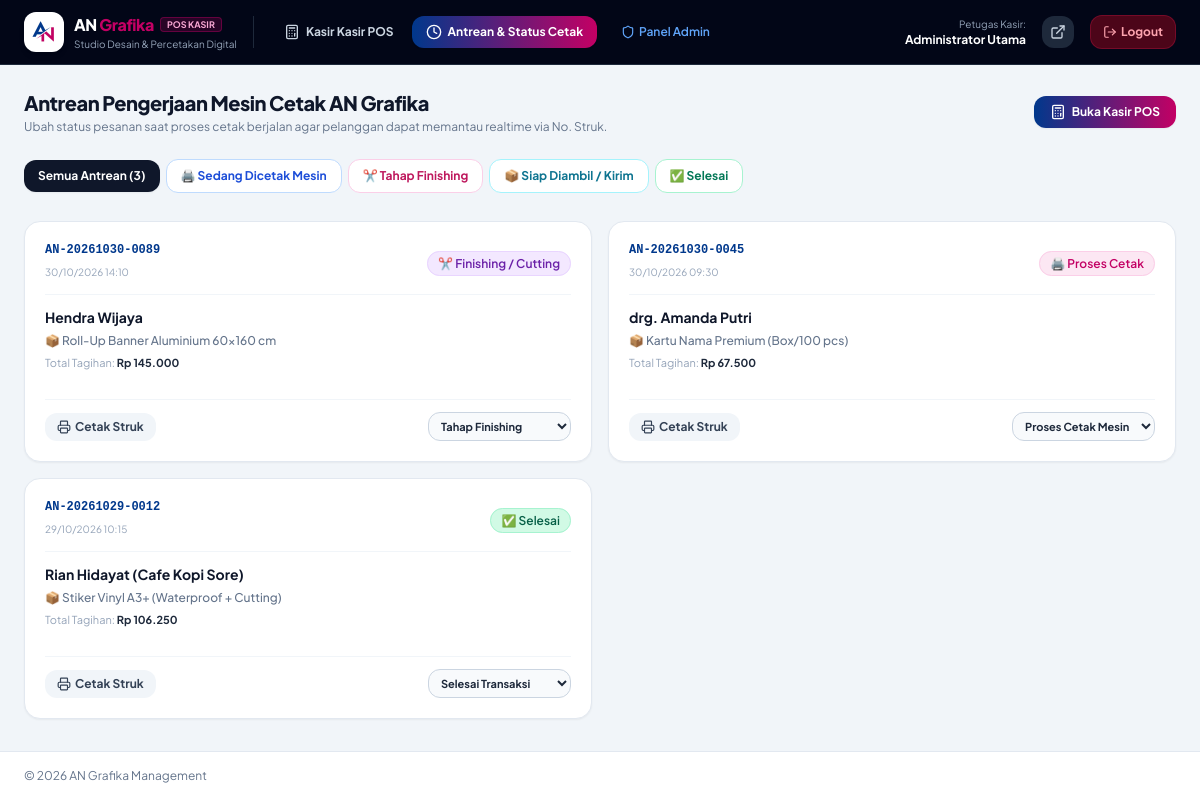
Page /staff/orders.php (signed in) on the committed database.
### tables this page shows
CREATE TABLE `orders` (
  `id` INT AUTO_INCREMENT PRIMARY KEY,
  `receipt_no` VARCHAR(60) NOT NULL UNIQUE,
  `order_type` ENUM('print', 'design', 'pos') NOT NULL DEFAULT 'print',
  `customer_name` VARCHAR(100) NOT NULL,
  `customer_phone` VARCHAR(25) NOT NULL,
  `customer_email` VARCHAR(100) DEFAULT NULL,
  `subtotal` DECIMAL(12,2) NOT NULL DEFAULT 0.00,
  `voucher_code` VARCHAR(50) DEFAULT NULL,
  `discount_amount` DECIMAL(12,2) NOT NULL DEFAULT 0.00,
  `total_amount` DECIMAL(12,2) NOT NULL DEFAULT 0.00,
  `paid_amount` DECIMAL(12,2) NOT NULL DEFAULT 0.00,
  `change_amount` DECIMAL(12,2) NOT NULL DEFAULT 0.00,
  `payment_method` ENUM('cash', 'qris', 'transfer', 'debit') NOT NULL DEFAULT 'cash',
  `payment_status` ENUM('unpaid', 'paid', 'dp') NOT NULL DEFAULT 'paid',
  `production_status` ENUM('pending', 'verified', 'printing', 'finishing', 'ready', 'completed', 'cancelled') NOT NULL DEFAULT 'pending',
  `delivery_type` ENUM('pickup', 'delivery') NOT NULL DEFAULT 'pickup',
  `delivery_address` TEXT DEFAULT NULL,
  `notes` TEXT DEFAULT NULL,
  `staff_id` INT DEFAULT NULL,
  `created_at` DATETIME DEFAULT CURRENT_TIMESTAMP,
  `updated_at` DATETIME DEFAULT CURRENT_TIMESTAMP ON UPDATE CURRENT_TIMESTAMP,
  FOREIGN KEY (`staff_id`) REFERENCES `users`(`id`) ON DELETE SET NULL
);

### staff/orders.php (the view, shortened to what this page needs)
<?php
require_once __DIR__ . '/../includes/staff_header.php';
$statusFilter = $_GET['status'] ?? 'all';
$orders = [];
try {
    $db = getDB();
    $sql = "SELECT o.*, (SELECT GROUP_CONCAT(item_name SEPARATOR ', ') FROM order_items WHERE order_id = o.id) as items_summary
            FROM orders o
            WHERE 1=1";
    $params = [];
    $sql .= " ORDER BY o.id DESC";
    $stmt = $db->prepare($sql);
    $stmt->execute($params);
    $orders = $stmt->fetchAll();
} catch (Exception $e) {
    $error = $e->getMessage();
}
?>
<div class="p-4 sm:p-6 space-y-6 flex-1 overflow-y-auto">
    <div class="flex flex-col sm:flex-row sm:items-center justify-between gap-4">
        <div>
            <h1 class="text-xl font-black text-slate-900 tracking-tight">Antrean Pengerjaan Mesin Cetak AN Grafika</h1>
            <p class="text-xs text-slate-500 mt-0.5">Ubah status pesanan saat proses cetak berjalan agar pelanggan dapat memantau realtime via No. Struk.</p>
        </div>
        <a href="pos.php" class="inline-flex items-center gap-1.5 px-4 py-2 rounded-xl text-xs font-bold text-white bg-gradient-to-r from-[#00388C] to-[#C30064] hover:opacity-90 shadow-sm transition">
            <i data-lucide="calculator" class="w-4 h-4"></i>
            <span>Buka Kasir POS</span>
        </a>
    </div>
    <div class="flex items-center gap-1.5 overflow-x-auto pb-1 text-xs">
        <a href="orders.php" class="px-3.5 py-2 rounded-xl font-bold shrink-0 transition <?= $statusFilter === 'all' ? 'bg-slate-900 text-white shadow-sm' : 'bg-white text-slate-700 border border-slate-200 hover:bg-slate-50'; ?>">
            Semua Antrean (<?= count($orders); ?>)
        </a>
        <a href="orders.php?status=printing" class="px-3.5 py-2 rounded-xl font-bold shrink-0 transition <?= $statusFilter === 'printing' ? 'bg-[#00388C] text-white shadow-sm' : 'bg-white text-blue-700 border border-blue-200 hover:bg-blue-50'; ?>">
            🖨️ Sedang Dicetak Mesin
        </a>
        <a href="orders.php?status=finishing" class="px-3.5 py-2 rounded-xl font-bold shrink-0 transition <?= $statusFilter === 'finishing' ? 'bg-[#C30064] text-white shadow-sm' : 'bg-white text-pink-700 border border-pink-200 hover:bg-pink-50'; ?>">
            ✂️ Tahap Finishing
        </a>
        <a href="orders.php?status=ready" class="px-3.5 py-2 rounded-xl font-bold shrink-0 transition <?= $statusFilter === 'ready' ? 'bg-cyan-600 text-white shadow-sm' : 'bg-white text-cyan-700 border border-cyan-200 hover:bg-cyan-50'; ?>">
            📦 Siap Diambil / Kirim
        </a>
        <a href="orders.php?status=completed" class="px-3.5 py-2 rounded-xl font-bold shrink-0 transition <?= $statusFilter === 'completed' ? 'bg-emerald-600 text-white shadow-sm' : 'bg-white text-emerald-700 border border-emerald-200 hover:bg-emerald-50'; ?>">
            ✅ Selesai
        </a>
    </div>
    <div class="grid grid-cols-1 md:grid-cols-2 xl:grid-cols-3 gap-4">
        <?php foreach ($orders as $o): ?>
            <div class="bg-white p-5 rounded-2xl border border-slate-200 shadow-sm flex flex-col justify-between space-y-4">
                <div>
                    <div class="flex items-center justify-between pb-3 border-b border-slate-100">
                        <div>
                            <span class="font-mono font-bold text-xs text-[#00388C] block"><?= htmlspecialchars($o['receipt_no']); ?></span>
                            <span class="text-[10px] text-slate-400"><?= date('d/m/Y H:i', strtotime($o['created_at'])); ?></span>
                        </div>
                        <div>
                            <?= getStatusBadge($o['production_status'], 'production'); ?>
                        </div>
                    </div>
                    <div class="py-3 space-y-1.5 text-xs">
                        <p class="font-bold text-slate-900 text-sm"><?= htmlspecialchars($o['customer_name']); ?></p>
                        <p class="text-slate-500 font-medium line-clamp-2">📦 <?= htmlspecialchars($o['items_summary'] ?: 'Item pesanan percetakan'); ?></p>
                        <p class="text-[11px] text-slate-400">Total Tagihan: <strong class="text-slate-800"><?= formatRupiah($o['total_amount']); ?></strong></p>
                    </div>
                </div>
                <div class="pt-3 border-t border-slate-100 flex items-center justify-between gap-2">
                    <a href="../receipt.php?receipt_no=<?= urlencode($o['receipt_no']); ?>" target="_blank" class="px-3 py-1.5 rounded-xl bg-slate-100 hover:bg-slate-200 text-slate-700 text-xs font-bold transition flex items-center gap-1">
                        <i data-lucide="printer" class="w-3.5 h-3.5"></i>
                        <span>Cetak Struk</span>
                    </a>
                    <form method="POST" class="flex-1 text-right">
                        <select name="production_status" onchange="this.form.submit()" class="px-2 py-1.5 rounded-xl border border-slate-300 text-[11px] font-bold bg-slate-50 focus:ring-2 focus:ring-[#00388C] focus:outline-none">
                            <option value="printing" <?= $o['production_status'] === 'printing' ? 'selected' : ''; ?>>Proses Cetak Mesin</option>
                            <option value="finishing" <?= $o['production_status'] === 'finishing' ? 'selected' : ''; ?>>Tahap Finishing</option>
                            <option value="completed" <?= $o['production_status'] === 'completed' ? 'selected' : ''; ?>>Selesai Transaksi</option>
                        </select>
                    </form>
                </div>
            </div>
        <?php endforeach; ?>
    </div>
</div>
<?php require_once __DIR__ . '/../includes/admin_footer.php'; ?>

### includes/functions.php (shortened to what this page needs)
<?php
function formatRupiah($amount) {
    return 'Rp ' . number_format((float)$amount, 0, ',', '.');
}
function getStatusBadge($status, $type = 'production') {
    if ($type === 'production') {
        switch ($status) {
            case 'printing':
                return '<span class="px-2.5 py-1 text-xs font-semibold rounded-full bg-pink-100 text-[#C30064] border border-pink-200 animate-pulse">🖨️ Proses Cetak</span>';
            case 'finishing':
                return '<span class="px-2.5 py-1 text-xs font-semibold rounded-full bg-purple-100 text-purple-800 border border-purple-200">✂️ Finishing / Cutting</span>';
            case 'completed':
                return '<span class="px-2.5 py-1 text-xs font-semibold rounded-full bg-emerald-100 text-emerald-800 border border-emerald-200">✅ Selesai</span>';
        }
    }
    return '';
}

### includes/staff_header.php (style rules this page uses)
body { font-family: 'Plus Jakarta Sans', sans-serif; }

### rows in the picture
orders: receipt_no "AN-20261030-0089", created_at "30/10/2026 14:10", shows "✂️ Finishing / Cutting", customer_name "Hendra Wijaya", items_summary "Roll-Up Banner Aluminium 60x160 cm", total_amount "Rp 145.000", production_status "Tahap Finishing"
orders: receipt_no "AN-20261030-0045", created_at "30/10/2026 09:30", shows "🖨️ Proses Cetak", customer_name "drg. Amanda Putri", items_summary "Kartu Nama Premium (Box/100 pcs)", total_amount "Rp 67.500", production_status "Proses Cetak Mesin"
orders: receipt_no "AN-20261029-0012", created_at "29/10/2026 10:15", shows "✅ Selesai", customer_name "Rian Hidayat (Cafe Kopi Sore)", items_summary "Stiker Vinyl A3+ (Waterproof + Cutting)", total_amount "Rp 106.250", production_status "Selesai Transaksi"

### other values in the picture
$currentUser['name'] "Administrator Utama"
count($orders) "3"
